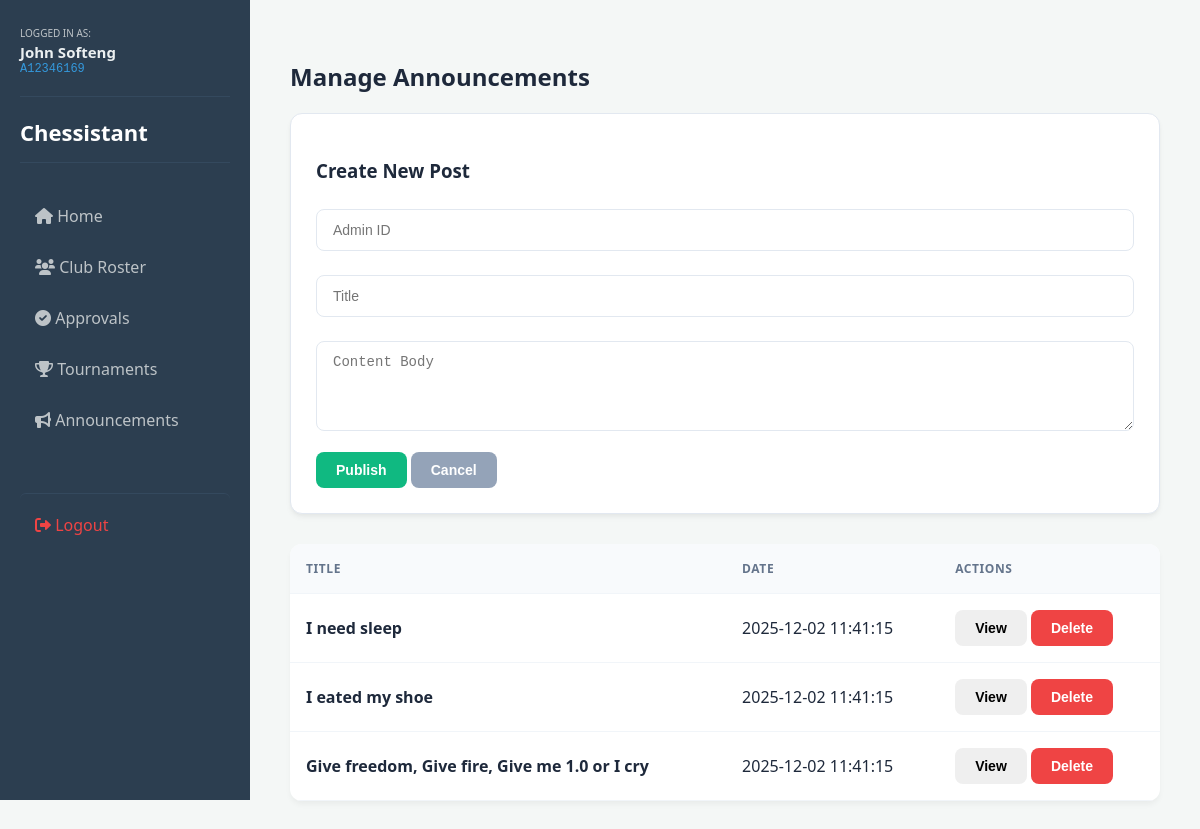
The app's page /Chessistant.php?page=announcement (signed in) with its own data.
### tables this page shows
CREATE TABLE Announcements (
                AnnID   INTEGER NOT NULL DEFAULT 1 CHECK(AnnID >= 0),
                Author  TEXT NOT NULL,
                LastEditor  TEXT NOT NULL,
                Title   TEXT NOT NULL DEFAULT 'Title',
                Date    TEXT NOT NULL DEFAULT (strftime('%m/%d/%Y %H:%M:%S', 'now')),
                Text    TEXT NOT NULL DEFAULT 'Text',
                LastModified    INTEGER NOT NULL DEFAULT (strftime('%s', 'now')),
                PRIMARY KEY(AnnID AUTOINCREMENT),
                FOREIGN KEY(Author) REFERENCES Profiles(StudNum) ON DELETE CASCADE ON UPDATE CASCADE,
                FOREIGN KEY(LastEditor) REFERENCES Profiles(StudNum) ON DELETE CASCADE ON UPDATE CASCADE
            );

### Chessistant.php (the view, shortened to what this page needs)
<?php
try {
    $db = new PDO('sqlite:Hoshiyomi_ChessApp.db');
    $db->setAttribute(PDO::ATTR_ERRMODE, PDO::ERRMODE_EXCEPTION);
} catch (PDOException $e) {
    die("Database connection failed: " . $e->getMessage());
}
$page = isset($_GET['page']) ? $_GET['page'] : 'home';
$mode = isset($_GET['mode']) ? $_GET['mode'] : 'view';
?>
<!DOCTYPE html>
<html>
<head>
    <link rel="stylesheet" href="style.css">
    <link rel="stylesheet" href="https://cdnjs.cloudflare.com/ajax/libs/font-awesome/6.0.0/css/all.min.css">
</head>
<body>
<div id="sidebar">
    <div class="admin-profile">
        <small style="color: #bdc3c7; font-size: 10px;">LOGGED IN AS:</small>
        <div class="admin-name"><?php echo htmlspecialchars($_SESSION['admin_name']); ?></div>
        <div class="admin-id"><?php echo htmlspecialchars($_SESSION['admin_stud_num'] ?? 'ID Not Found'); ?></div>
    </div>
    <h2>Chessistant</h2>
    <nav>
        <a href="?page=home"><i class="fas fa-home"></i> Home</a>
        <a href="?page=roster"><i class="fas fa-users"></i> Club Roster</a>
        <a href="?page=approvals"><i class="fas fa-check-circle"></i> Approvals</a>
        <a href="?page=tournament"><i class="fas fa-trophy"></i> Tournaments</a>
        <a href="?page=announcement"><i class="fas fa-bullhorn"></i> Announcements</a>
    </nav>
    <a href="logout.php" style="color: #ef4444; margin-top: 50px; border-top: 1px solid #34495e; padding-top: 20px;">
        <i class="fas fa-sign-out-alt"></i> Logout
    </a>
</div>
    <div id="content">
        <?php
        switch ($page) {
            case 'announcement':
                renderManagementUI($db, 'announcement', 'AnnID', 'Announcements', 'save_announcement', $mode);
                break;
        }
        function renderManagementUI($db, $pageName, $idCol, $tableName, $btnName, $currentMode) {
            $data = [$idCol => '', 'Title' => '', 'Text' => '', 'Author' => ''];
            $isEditing = ($currentMode === 'edit' && !empty($data[$idCol]));
            $isViewing = (!empty($data[$idCol]) && $currentMode === 'view');
            echo "<h2>Manage " . ucfirst($pageName) . "s</h2>";
            echo "<div class='card " . ($isViewing ? 'view-only' : '') . "'>
                    <h3>" . ($data[$idCol] ? ($isEditing ? "Editing #{$data[$idCol]}" : "Viewing #{$data[$idCol]}") : "Create New Post") . "</h3>
                    <form method='POST' action='?page=$pageName'>
                        <input type='hidden' name='" . strtolower($idCol) . "' value='{$data[$idCol]}'>
                        <input type='text' name='author' placeholder='Admin ID' value='{$data['Author']}' " . ($isViewing ? 'readonly' : 'required') . ">
                        <input type='text' name='title' placeholder='Title' value='{$data['Title']}' " . ($isViewing ? 'readonly' : 'required') . ">
                        <textarea name='text' placeholder='Content Body' rows='4' " . ($isViewing ? 'readonly' : '') . ">{$data['Text']}</textarea>
                        " . ($isViewing ? "
                            <a href='?page=$pageName&id={$data[$idCol]}&mode=edit'><button type='button' class='btn-edit'>Edit</button></a>
                            <a href='?page=$pageName'><button type='button' class='btn-cancel'>Back</button></a>
                        " : "
                            <button type='submit' name='$btnName' class='btn-save'>" . ($data[$idCol] ? "Update" : "Publish") . "</button>
                            <a href='?page=$pageName'><button type='button' class='btn-cancel'>Cancel</button></a>
                        ") . "
                    </form>
                  </div>";
            $posts = $db->query("SELECT * FROM $tableName ORDER BY Date DESC")->fetchAll();
            echo "<table><tr><th>Title</th><th>Date</th><th>Actions</th></tr>";
            foreach ($posts as $p) {
                echo "<tr>
                        <td><strong>{$p['Title']}</strong></td>
                        <td>{$p['Date']}</td>
                        <td>
                            <a href='?page=$pageName&id={$p[$idCol]}&mode=view'><button class='btn-action'>View</button></a>
                            <form method='POST' style='display:inline;'>
                                <input type='hidden' name='post_id' value='{$p[$idCol]}'>
                                <input type='hidden' name='post_type' value='$pageName'>
                                <button type='submit' name='delete_post' class='btn-delete' onclick='return confirm(\"Permanently delete this?\")'>Delete</button>
                            </form>
                        </td>
                      </tr>";
            }
            echo "</table>";
        }
        ?>
    </div>
</body>
</html>

### style.css (style rules this page uses)
* { box-sizing: border-box; }
body { display: flex; font-family: 'Segoe UI', system-ui, -apple-system, sans-serif; margin: 0; background: #f4f7f6; min-height: 100vh; color: #1e293b; }
#sidebar { width: 250px; background: #2c3e50; color: white; height: 100vh; padding: 20px; position: fixed; left: 0; top: 0; z-index: 1000; }
#content { flex-grow: 1; margin-left: 250px; padding: 40px; width: calc(100% - 250px); }
#sidebar h2 { margin: 20px 0 30px; border-bottom: 1px solid #34495e; padding-bottom: 15px; font-size: 22px; }
.admin-profile { padding-bottom: 20px; margin-bottom: 20px; border-bottom: 1px solid #34495e; }
.admin-name { color: #ecf0f1; font-weight: 600; font-size: 15px; }
.admin-id { color: #3498db; font-size: 12px; font-family: 'Courier New', monospace; }
#sidebar a { color: #bdc3c7; text-decoration: none; display: block; padding: 12px 15px; border-radius: 6px; margin-bottom: 5px; transition: all 0.3s ease; }
.card { background: white; padding: 25px; border-radius: 12px; box-shadow: 0 4px 6px -1px rgba(0,0,0,0.05), 0 2px 4px -1px rgba(0,0,0,0.03); margin-bottom: 30px; border: 1px solid #e2e8f0; }
table { width: 100%; border-collapse: collapse; background: white; border-radius: 12px; overflow: hidden; box-shadow: 0 4px 6px -1px rgba(0,0,0,0.05); }
th, td { padding: 16px; border-bottom: 1px solid #f1f5f9; text-align: left; }
th { background: #f8fafc; font-weight: 600; color: #64748b; text-transform: uppercase; font-size: 12px; letter-spacing: 0.05em; }
input[type="text"], input[type="password"], textarea, select { width: 100%; padding: 12px 16px; margin: 8px 0 16px; border: 1.5px solid #e2e8f0; border-radius: 8px; background-color: #ffffff; font-size: 14px; transition: all 0.2s ease; box-sizing: border-box; outline: none; }
button, .btn { border: none; padding: 10px 20px; border-radius: 8px; cursor: pointer; font-weight: 600; font-size: 14px; transition: all 0.2s ease; display: inline-flex; align-items: center; justify-content: center; }
.btn-save, .login-btn { background: #10b981; color: white; }
.btn-delete { background: #ef4444; color: white; }
.btn-cancel { background: #94a3b8; color: white; }

### records on screen
announcements: Title "I need sleep", Date "2025-12-02 11:41:15"
announcements: Title "I eated my shoe", Date "2025-12-02 11:41:15"
announcements: Title "Give freedom, Give fire, Give me 1.0 or I cry", Date "2025-12-02 11:41:15"

### other values on screen
$_SESSION['admin_name'] "John Softeng"
$_SESSION['admin_stud_num'] "A12346169"
$pageName "Announcement"
